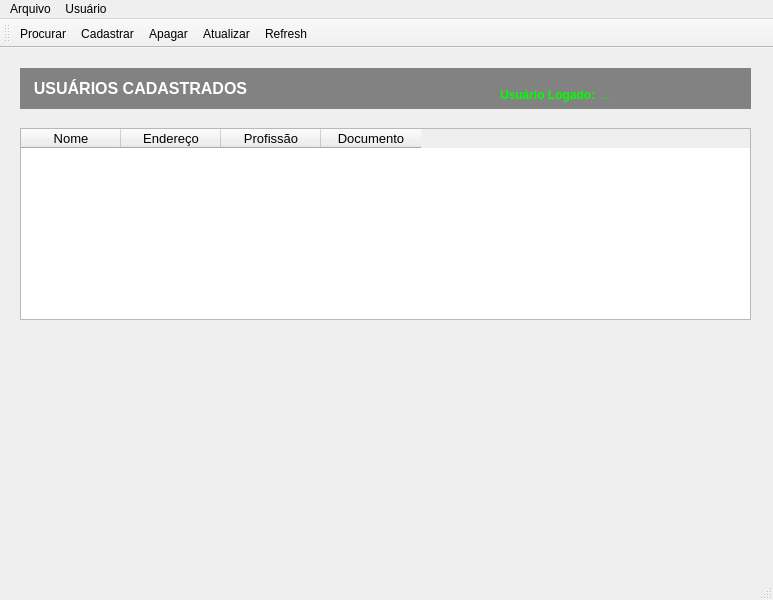
<?xml version="1.0" encoding="UTF-8"?>
<ui version="4.0">
 <class>principal</class>
 <widget class="QMainWindow" name="principal">
  <property name="geometry">
   <rect>
    <x>0</x>
    <y>0</y>
    <width>773</width>
    <height>600</height>
   </rect>
  </property>
  <property name="windowTitle">
   <string>Principal</string>
  </property>
  <widget class="QWidget" name="centralwidget">
   <widget class="QLabel" name="label">
    <property name="geometry">
     <rect>
      <x>20</x>
      <y>20</y>
      <width>731</width>
      <height>41</height>
     </rect>
    </property>
    <property name="styleSheet">
     <string notr="true">background-color: rgb(130, 130, 130);
border-color: rgb(66, 66, 66);</string>
    </property>
    <property name="lineWidth">
     <number>1</number>
    </property>
    <property name="text">
     <string/>
    </property>
   </widget>
   <widget class="QLabel" name="label_2">
    <property name="geometry">
     <rect>
      <x>30</x>
      <y>30</y>
      <width>221</width>
      <height>21</height>
     </rect>
    </property>
    <property name="font">
     <font>
      <family>Arial</family>
      <pointsize>10</pointsize>
     </font>
    </property>
    <property name="styleSheet">
     <string notr="true">color: rgb(255, 255, 255);</string>
    </property>
    <property name="text">
     <string>&lt;html&gt;&lt;head/&gt;&lt;body&gt;&lt;p align=&quot;center&quot;&gt;&lt;span style=&quot; font-size:12pt; font-weight:700;&quot;&gt;USUÁRIOS CADASTRADOS&lt;/span&gt;&lt;/p&gt;&lt;/body&gt;&lt;/html&gt;</string>
    </property>
   </widget>
   <widget class="QLabel" name="label_3">
    <property name="geometry">
     <rect>
      <x>500</x>
      <y>39</y>
      <width>101</width>
      <height>16</height>
     </rect>
    </property>
    <property name="font">
     <font>
      <family>Arial</family>
     </font>
    </property>
    <property name="text">
     <string>&lt;html&gt;&lt;head/&gt;&lt;body&gt;&lt;p&gt;&lt;span style=&quot; font-weight:700; color:#00ff00;&quot;&gt;Usuário Logado:&lt;/span&gt;&lt;/p&gt;&lt;/body&gt;&lt;/html&gt;</string>
    </property>
   </widget>
   <widget class="QLabel" name="lbl_logado">
    <property name="geometry">
     <rect>
      <x>600</x>
      <y>39</y>
      <width>141</width>
      <height>16</height>
     </rect>
    </property>
    <property name="font">
     <font>
      <family>Arial</family>
     </font>
    </property>
    <property name="text">
     <string>&lt;html&gt;&lt;head/&gt;&lt;body&gt;&lt;p&gt;&lt;span style=&quot; color:#00ff00;&quot;&gt;...&lt;/span&gt;&lt;/p&gt;&lt;/body&gt;&lt;/html&gt;</string>
    </property>
   </widget>
   <widget class="QTableWidget" name="tableWidget">
    <property name="geometry">
     <rect>
      <x>20</x>
      <y>80</y>
      <width>731</width>
      <height>192</height>
     </rect>
    </property>
    <property name="font">
     <font>
      <family>Arial</family>
      <pointsize>10</pointsize>
     </font>
    </property>
    <column>
     <property name="text">
      <string>Nome</string>
     </property>
    </column>
    <column>
     <property name="text">
      <string>Endereço</string>
     </property>
    </column>
    <column>
     <property name="text">
      <string>Profissão</string>
     </property>
    </column>
    <column>
     <property name="text">
      <string>Documento</string>
     </property>
    </column>
   </widget>
  </widget>
  <widget class="QMenuBar" name="menubar">
   <property name="geometry">
    <rect>
     <x>0</x>
     <y>0</y>
     <width>773</width>
     <height>33</height>
    </rect>
   </property>
   <widget class="QMenu" name="menuArquivo">
    <property name="title">
     <string>Arquivo</string>
    </property>
    <addaction name="actionProcurar"/>
    <addaction name="actionCadastrar"/>
    <addaction name="actionApagar"/>
    <addaction name="actionAtualizar"/>
    <addaction name="actionRefresh"/>
   </widget>
   <widget class="QMenu" name="menuUsu_rio">
    <property name="title">
     <string>Usuário</string>
    </property>
    <addaction name="actionGerenciar_user"/>
   </widget>
   <addaction name="menuArquivo"/>
   <addaction name="menuUsu_rio"/>
  </widget>
  <widget class="QStatusBar" name="statusbar"/>
  <widget class="QToolBar" name="toolBar">
   <property name="windowTitle">
    <string>toolBar</string>
   </property>
   <attribute name="toolBarArea">
    <enum>TopToolBarArea</enum>
   </attribute>
   <attribute name="toolBarBreak">
    <bool>false</bool>
   </attribute>
   <addaction name="actionProcurar"/>
   <addaction name="actionCadastrar"/>
   <addaction name="actionApagar"/>
   <addaction name="actionAtualizar"/>
   <addaction name="actionRefresh"/>
  </widget>
  <action name="actionProcurar">
   <property name="icon">
    <iconset resource="principal.qrc">
     <normaloff>:/icones/procurar.png</normaloff>:/icones/procurar.png</iconset>
   </property>
   <property name="text">
    <string>Procurar</string>
   </property>
  </action>
  <action name="actionCadastrar">
   <property name="icon">
    <iconset resource="principal.qrc">
     <normaloff>:/icones/inserir.png</normaloff>:/icones/inserir.png</iconset>
   </property>
   <property name="text">
    <string>Cadastrar</string>
   </property>
  </action>
  <action name="actionApagar">
   <property name="icon">
    <iconset resource="principal.qrc">
     <normaloff>:/icones/apagar.png</normaloff>:/icones/apagar.png</iconset>
   </property>
   <property name="text">
    <string>Apagar</string>
   </property>
  </action>
  <action name="actionAtualizar">
   <property name="icon">
    <iconset resource="principal.qrc">
     <normaloff>:/icones/editar.png</normaloff>:/icones/editar.png</iconset>
   </property>
   <property name="text">
    <string>Atualizar</string>
   </property>
  </action>
  <action name="actionRefresh">
   <property name="icon">
    <iconset resource="principal.qrc">
     <normaloff>:/icones/update.png</normaloff>:/icones/update.png</iconset>
   </property>
   <property name="text">
    <string>Refresh</string>
   </property>
   <property name="shortcut">
    <string>F5</string>
   </property>
  </action>
  <action name="actionGerenciar_user">
   <property name="icon">
    <iconset resource="principal.qrc">
     <normaloff>:/icones/user.png</normaloff>:/icones/user.png</iconset>
   </property>
   <property name="text">
    <string>Gerenciar</string>
   </property>
  </action>
  <action name="actionApagar_user">
   <property name="icon">
    <iconset resource="principal.qrc">
     <normaloff>:/icones/apagar.png</normaloff>:/icones/apagar.png</iconset>
   </property>
   <property name="text">
    <string>Apagar</string>
   </property>
  </action>
  <action name="actionAtualizar_user">
   <property name="icon">
    <iconset resource="principal.qrc">
     <normaloff>:/icones/editar.png</normaloff>:/icones/editar.png</iconset>
   </property>
   <property name="text">
    <string>Atualizar</string>
   </property>
  </action>
  <action name="actionRefresh_user">
   <property name="icon">
    <iconset resource="principal.qrc">
     <normaloff>:/icones/update.png</normaloff>:/icones/update.png</iconset>
   </property>
   <property name="text">
    <string>Refresh</string>
   </property>
  </action>
 </widget>
 <resources>
  <include location="principal.qrc"/>
 </resources>
 <connections/>
</ui>
